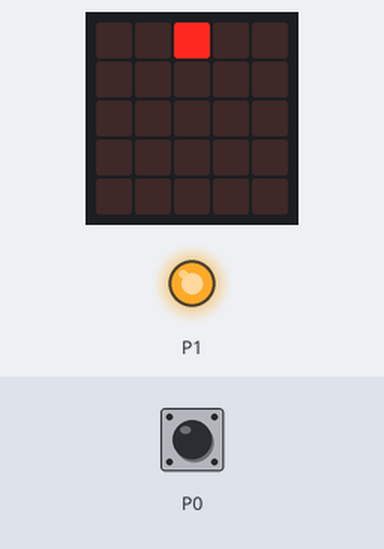
This program was run on a simulated BBC micro:bit running MicroPython. Parts: the board's 5×5 LED display, output pins drawn as LEDs (lit = HIGH). The inputs (shaded band) are chosen by the test bench; at power-on: P0 LOW.

Above: at 1.2 s.
1.3 s: P0 pulled HIGH for 0.15 s
At 1.4 s:
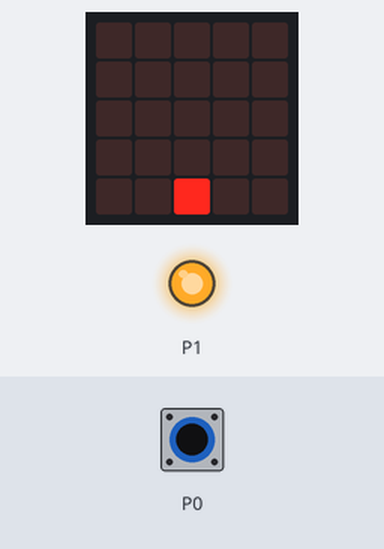
3.0 s: P0 pulled HIGH for 3.2 s
Timing chart, 0 to 6.0 s (numbered marks = the images above; inputs shaded):
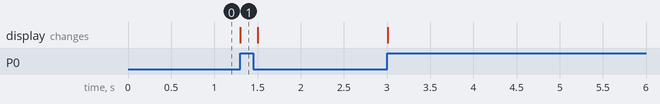

Measured:
- after the input at 1.3 s, the display: changes at once (image 1)

The program:

microbit_gpio.py
```python
# Exemple Examples.MicroBit.GpioEdge : les broches du connecteur edge se
# pilotent et se lisent comme sur la carte - P0 recopie P1 (bouclage fil), et
# la matrice affiche le niveau (pédagogie : une entrée qui agit sur l'afficheur).
# Le meme fichier tourne tel quel sur une vraie micro:bit.
from microbit import *

pin1.write_digital(1)   # sortie, alimente la boucle
while True:
    v = pin0.read_digital()
    display.set_pixel(2, 4, 9 if v else 0)
    display.set_pixel(2, 0, 0 if v else 9)
    sleep(100)
```
